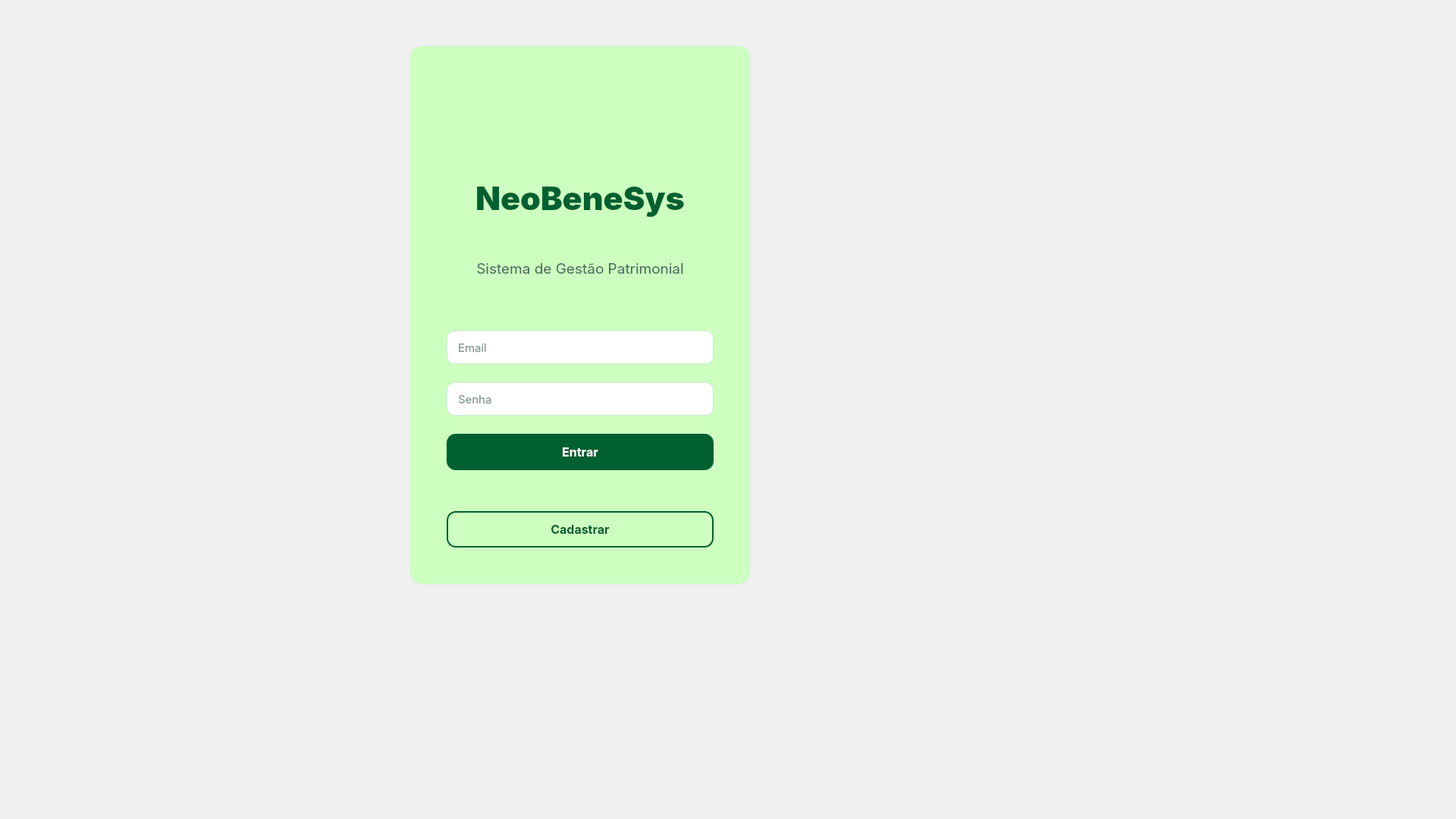
<?xml version="1.0" encoding="UTF-8"?>
<ui version="4.0">
 <class>LoginWindow</class>
 <widget class="QMainWindow" name="LoginWindow">
  <property name="geometry">
   <rect>
    <x>0</x>
    <y>0</y>
    <width>1920</width>
    <height>1080</height>
   </rect>
  </property>
  <property name="minimumSize">
   <size>
    <width>1024</width>
    <height>600</height>
   </size>
  </property>
  <property name="windowTitle">
   <string>NeoBeneSys - Login</string>
  </property>
  <property name="styleSheet">
   <string notr="true">
QMainWindow {
    background-color: #F0F0F0;
}
   </string>
  </property>
  <widget class="QWidget" name="centralwidget">
   <layout class="QVBoxLayout" name="verticalLayout_main">
    <property name="spacing">
     <number>0</number>
    </property>
    <property name="leftMargin">
     <number>0</number>
    </property>
    <property name="topMargin">
     <number>0</number>
    </property>
    <property name="rightMargin">
     <number>0</number>
    </property>
    <property name="bottomMargin">
     <number>0</number>
    </property>
    <item>
     <widget class="QFrame" name="frame_login_container">
      <property name="frameShape">
       <enum>QFrame::Shape::NoFrame</enum>
      </property>
      <property name="frameShadow">
       <enum>QFrame::Shadow::Raised</enum>
      </property>
      <widget class="QFrame" name="frame_login_card">
       <property name="geometry">
        <rect>
         <x>540</x>
         <y>60</y>
         <width>450</width>
         <height>711</height>
        </rect>
       </property>
       <property name="minimumSize">
        <size>
         <width>450</width>
         <height>0</height>
        </size>
       </property>
       <property name="maximumSize">
        <size>
         <width>500</width>
         <height>16777215</height>
        </size>
       </property>
       <property name="styleSheet">
        <string notr="true">QFrame#frame_login_card {
	background-color: rgb(204, 255, 192);
    border: 1px solid #E3ECE6;
    border-radius: 16px;
}
          </string>
       </property>
       <property name="frameShape">
        <enum>QFrame::Shape::StyledPanel</enum>
       </property>
       <property name="frameShadow">
        <enum>QFrame::Shadow::Raised</enum>
       </property>
       <layout class="QVBoxLayout" name="verticalLayout_card">
        <property name="spacing">
         <number>24</number>
        </property>
        <property name="leftMargin">
         <number>48</number>
        </property>
        <property name="topMargin">
         <number>48</number>
        </property>
        <property name="rightMargin">
         <number>48</number>
        </property>
        <property name="bottomMargin">
         <number>48</number>
        </property>
        <item>
         <spacer name="verticalSpacer_top">
          <property name="orientation">
           <enum>Qt::Orientation::Vertical</enum>
          </property>
          <property name="sizeType">
           <enum>QSizePolicy::Policy::Fixed</enum>
          </property>
          <property name="sizeHint" stdset="0">
           <size>
            <width>20</width>
            <height>20</height>
           </size>
          </property>
         </spacer>
        </item>
        <item alignment="Qt::AlignmentFlag::AlignHCenter">
         <widget class="QLabel" name="lbt_logo2">
          <property name="layoutDirection">
           <enum>Qt::LayoutDirection::RightToLeft</enum>
          </property>
          <property name="frameShape">
           <enum>QFrame::Shape::NoFrame</enum>
          </property>
          <property name="frameShadow">
           <enum>QFrame::Shadow::Raised</enum>
          </property>
          <property name="text">
           <string/>
          </property>
          <property name="textFormat">
           <enum>Qt::TextFormat::RichText</enum>
          </property>
          <property name="pixmap">
           <pixmap>images/logo_login.png</pixmap>
          </property>
          <property name="scaledContents">
           <bool>false</bool>
          </property>
         </widget>
        </item>
        <item>
         <widget class="QLabel" name="lbl_logo">
          <property name="minimumSize">
           <size>
            <width>0</width>
            <height>60</height>
           </size>
          </property>
          <property name="maximumSize">
           <size>
            <width>16777215</width>
            <height>60</height>
           </size>
          </property>
          <property name="font">
           <font>
            <family>Inter</family>
            <pointsize>32</pointsize>
            <bold>true</bold>
           </font>
          </property>
          <property name="styleSheet">
           <string notr="true">QLabel {
    color: #006030;
    font-weight: 700;
}
             </string>
          </property>
          <property name="text">
           <string>NeoBeneSys</string>
          </property>
          <property name="alignment">
           <set>Qt::AlignmentFlag::AlignCenter</set>
          </property>
         </widget>
        </item>
        <item>
         <widget class="QLabel" name="lbl_subtitle">
          <property name="enabled">
           <bool>true</bool>
          </property>
          <property name="font">
           <font>
            <family>Inter</family>
            <pointsize>14</pointsize>
           </font>
          </property>
          <property name="styleSheet">
           <string notr="true">QLabel {
    color: #507060;
}
             </string>
          </property>
          <property name="text">
           <string>Sistema de Gestão Patrimonial</string>
          </property>
          <property name="alignment">
           <set>Qt::AlignmentFlag::AlignCenter</set>
          </property>
         </widget>
        </item>
        <item>
         <spacer name="verticalSpacer_before_buttons">
          <property name="orientation">
           <enum>Qt::Orientation::Vertical</enum>
          </property>
          <property name="sizeType">
           <enum>QSizePolicy::Policy::Fixed</enum>
          </property>
          <property name="sizeHint" stdset="0">
           <size>
            <width>20</width>
            <height>20</height>
           </size>
          </property>
         </spacer>
        </item>
        <item>
         <widget class="QLineEdit" name="txt_email">
          <property name="minimumSize">
           <size>
            <width>0</width>
            <height>44</height>
           </size>
          </property>
          <property name="font">
           <font>
            <family>Inter</family>
            <pointsize>11</pointsize>
           </font>
          </property>
          <property name="styleSheet">
           <string notr="true">QLineEdit {
    background-color: #FFFFFF;
    border: 1px solid #D8E4DE;
    border-radius: 10px;
    padding: 8px 12px;
    color: #003020;
}

QLineEdit:focus {
    border: 1px solid #30C060;
    box-shadow: 0 0 0 3px rgba(48,192,96,.15);
}
             </string>
          </property>
          <property name="placeholderText">
           <string>Email</string>
          </property>
         </widget>
        </item>
        <item>
         <widget class="QLineEdit" name="txt_senha">
          <property name="minimumSize">
           <size>
            <width>0</width>
            <height>44</height>
           </size>
          </property>
          <property name="font">
           <font>
            <family>Inter</family>
            <pointsize>11</pointsize>
           </font>
          </property>
          <property name="styleSheet">
           <string notr="true">QLineEdit {
    background-color: #FFFFFF;
    border: 1px solid #D8E4DE;
    border-radius: 10px;
    padding: 8px 12px;
    color: #003020;
}

QLineEdit:focus {
    border: 1px solid #30C060;
    box-shadow: 0 0 0 3px rgba(48,192,96,.15);
}
             </string>
          </property>
          <property name="echoMode">
           <enum>QLineEdit::EchoMode::Password</enum>
          </property>
          <property name="placeholderText">
           <string>Senha</string>
          </property>
         </widget>
        </item>
        <item>
         <widget class="QPushButton" name="btn_entrar">
          <property name="minimumSize">
           <size>
            <width>0</width>
            <height>48</height>
           </size>
          </property>
          <property name="font">
           <font>
            <family>Inter</family>
            <pointsize>12</pointsize>
            <bold>true</bold>
           </font>
          </property>
          <property name="cursor">
           <cursorShape>PointingHandCursor</cursorShape>
          </property>
          <property name="styleSheet">
           <string notr="true">QPushButton {
    background-color: #006030;
    color: #FFFFFF;
    border: none;
    border-radius: 12px;
    padding: 10px 20px;
}

QPushButton:hover {
    background-color: #30C060;
}

QPushButton:pressed {
    background-color: #005028;
}
             </string>
          </property>
          <property name="text">
           <string>Entrar</string>
          </property>
         </widget>
        </item>
        <item>
         <spacer name="verticalSpacer_after_subtitle">
          <property name="orientation">
           <enum>Qt::Orientation::Vertical</enum>
          </property>
          <property name="sizeType">
           <enum>QSizePolicy::Policy::Fixed</enum>
          </property>
          <property name="sizeHint" stdset="0">
           <size>
            <width>20</width>
            <height>30</height>
           </size>
          </property>
         </spacer>
        </item>
        <item>
         <widget class="QPushButton" name="btn_cadastrar">
          <property name="minimumSize">
           <size>
            <width>0</width>
            <height>48</height>
           </size>
          </property>
          <property name="font">
           <font>
            <family>Inter</family>
            <pointsize>12</pointsize>
            <bold>true</bold>
           </font>
          </property>
          <property name="cursor">
           <cursorShape>PointingHandCursor</cursorShape>
          </property>
          <property name="styleSheet">
           <string notr="true">QPushButton {
    background-color: transparent;
    color: #006030;
    border: 1.5px solid #006030;
    border-radius: 12px;
    padding: 10px 20px;
}

QPushButton:hover {
    background-color: #E0F0E0;
}

QPushButton:pressed {
    background-color: #C0E0D0;
}
             </string>
          </property>
          <property name="text">
           <string>Cadastrar</string>
          </property>
         </widget>
        </item>
       </layout>
      </widget>
      <widget class="QLabel" name="label">
       <property name="geometry">
        <rect>
         <x>0</x>
         <y>0</y>
         <width>1920</width>
         <height>1080</height>
        </rect>
       </property>
       <property name="text">
        <string/>
       </property>
       <property name="pixmap">
        <pixmap>images/tela_inicial.png</pixmap>
       </property>
      </widget>
      <zorder>label</zorder>
      <zorder>frame_login_card</zorder>
     </widget>
    </item>
   </layout>
  </widget>
 </widget>
 <resources/>
 <connections/>
</ui>
